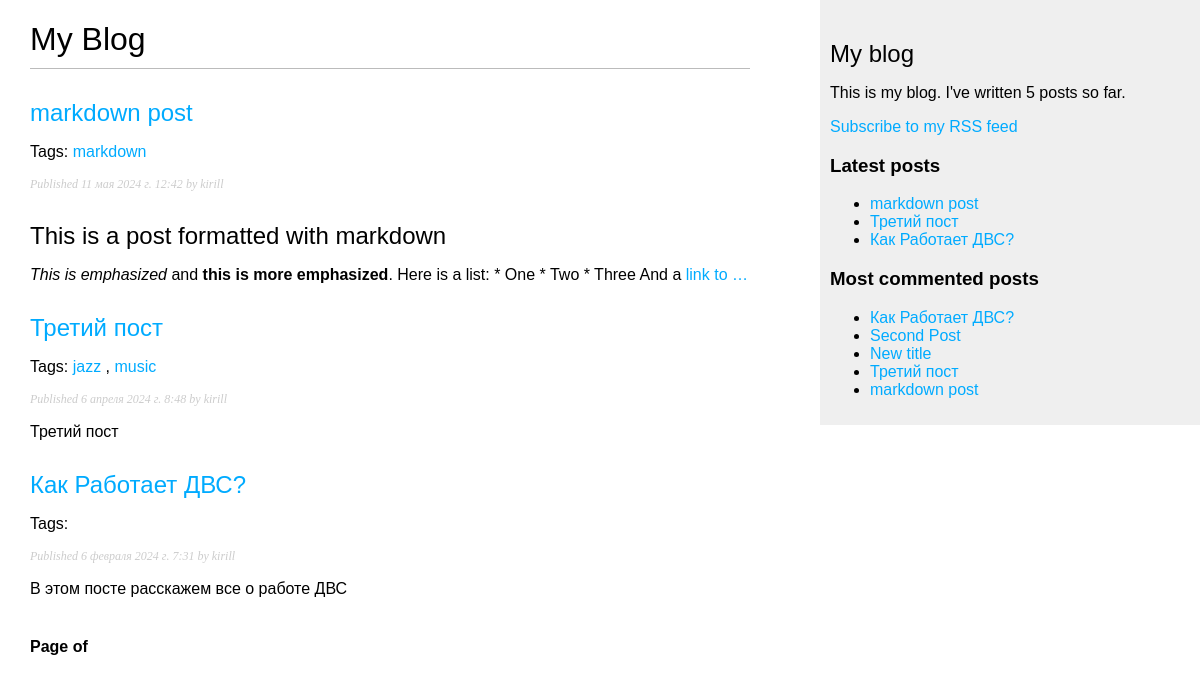
Screenshot of /blog/ with the database file from the repository.
### blog/models.py (models this page shows, shortened)
class Post(models.Model):
    class Status(models.TextChoices):
        DRAFT = 'DF', 'Draft'
        PUBLISHED = 'PB', 'Published'
    title = models.CharField(max_length=250)
    slug = models.SlugField(max_length=250, unique_for_date='publish')
    author = models.ForeignKey(User, on_delete=models.CASCADE, related_name='blog_post')
    body = models.TextField()
    publish = models.DateTimeField(default=timezone.now)
    created = models.DateTimeField(auto_now_add=True)
    updated = models.DateTimeField(auto_now=True)
    status = models.CharField(max_length=2, choices=Status.choices,default=Status.DRAFT)
    objects = models.Manager()
    published = PublishedManager()
    tags = TaggableManager()
    class Meta:
        ordering = ["-publish"]
        indexes = [
            models.Index(fields=["-publish"])
        ]
    def get_absolute_url(self):
        return reverse("blog:post_detail", args=[self.publish.year,
                                                 self.publish.month,
                                                 self.publish.day,
                                                 self.slug])

### blog/views.py (the view)
# urls.py: path('', views.post_list, name='post_list'),
def post_list(request, tag_slug=None):
    post_list = Post.published.all()
    tag = None
    if tag_slug:
        tag = get_object_or_404(Tag, slug=tag_slug)
        post_list = post_list.filter(tags__in=[tag])
    paginator = Paginator(post_list, 3)
    page_number = request.GET.get('page', 1)
    try:
        posts = paginator.page(page_number)
    except PageNotAnInteger:
        posts = paginator.page(1)
    except EmptyPage:
        posts = paginator.page(paginator.num_pages)
    return render(request, 'blog/post/list.html', {'posts': posts,
                                                   'tag': tag
                                                   })

### blog/models.py (called while the page is built)
    def get_queryset(self):
        return super().get_queryset()\
                        .filter(status=Post.Status.PUBLISHED)

### blog/templatetags/blog_tags.py (called while the page is built)
@register.simple_tag()
def total_posts():
    return Post.published.count()

@register.inclusion_tag('blog/post/latest_posts.html')
def show_latest_posts(count=5):
    latest_posts = Post.published.order_by('-publish')[:count]
    return {'latest_posts': latest_posts}

@register.simple_tag()
def get_most_commented_posts(count=5):
    return Post.published.annotate(
        total_comments=Count('comments')).order_by('-total_comments')[:count]

@register.filter(name='markdown')
def mark_down(text):
    return mark_safe(markdown.markdown(text))

### blog/templates/blog/post/list.html (shortened to what this page needs)
{% extends "blog/base.html" %}
{% load blog_tags %}
{% block content %}
  <h1>My Blog</h1>
  {% for post in posts %}
    <h2>
      <a href="{{ post.get_absolute_url }}">
        {{ post.title }}
      </a>
    </h2>
    <p class="tags">Tags:
      {% for tag in post.tags.all %}
        <a href="{% url "blog:post_list_by_tag" tag.slug %}">
        {{ tag.name }}
        </a>
      {% if not forloop.last %}, {% endif %}
      {% endfor %}
    </p>
    <p class="date">
      Published {{ post.publish }} by {{ post.author }}
    </p>
    {{ post.body|markdown|truncatewords_html:30 }}
  {% endfor %}
  {% include 'pagination.html' with page=page_obj %}
{% endblock %}

### blog/templates/blog/base.html (shortened to what this page needs)
{% load blog_tags %}
{% load static %}
<!DOCTYPE html>
<html>
<head>
  <link href="{% static "css/blog.css" %}" rel="stylesheet">
</head>
<body>
  <div id="content">
    {% block content %}
    {% endblock %}
  </div>
  <div id="sidebar">
    <h2>My blog</h2>
    <p>This is my blog.
    I've written {% total_posts %} posts so far.
    </p>
    <p>
      <a href="{% url "blog:post_feed" %}">
        Subscribe to my RSS feed
      </a>
    </p>
    <h3>Latest posts</h3>
    {% show_latest_posts 3 %}
    <h3>Most commented posts</h3>
{% get_most_commented_posts as most_commented_posts %}
<ul>
{% for post in most_commented_posts %}
<li>
<a href="{{ post.get_absolute_url }}">{{ post.title }}</a>
</li>
{% endfor %}
</ul>
  </div>
</body>
</html>

### blog/templates/blog/post/latest_posts.html
<ul>
{% for post in latest_posts %}
<li>
<a href="{{ post.get_absolute_url }}">{{ post.title }}</a>
</li>
{% endfor %}
</ul>

### blog/static/css/blog.css (style rules this page uses)
body { margin:0; padding:0; font-family:helvetica, sans-serif; }
a { color:#00abff; text-decoration:none; }
h1 { font-weight:normal; border-bottom:1px solid #bbb; padding:0 0 10px 0; }
h2 { font-weight:normal; margin:30px 0 0; }
#content { float:left; width:60%; padding:0 0 0 30px; }
#sidebar { float:right; width:30%; padding:10px; background:#efefef; height:100%; }
p.date { color:#ccc; font-family: georgia, serif; font-size: 12px; font-style: italic; }

### rows the page displays
Post: title "markdown post", publish "11 мая 2024 г. 12:42", author "kirill", body "This is a post formatted with markdown This is emphasized and this is more emphasized . Here is a list: * One * Two * Three And a link to …"
Tag: name "markdown"
Post: title "Третий пост", publish "6 апреля 2024 г. 8:48", author "kirill", body "Третий пост"
Tag: name "jazz"
Tag: name "music"
Post: title "Как Работает ДВС?", publish "6 февраля 2024 г. 7:31", author "kirill", body "В этом посте расскажем все о работе ДВС"
Post: title "Second Post"
Post: title "New title"
